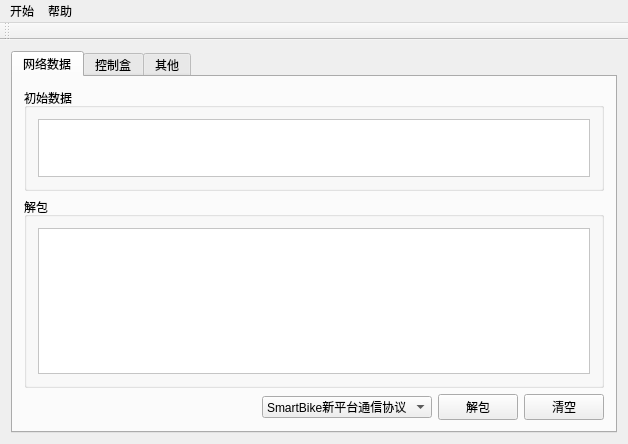
<?xml version="1.0" encoding="UTF-8"?>
<ui version="4.0">
 <class>MainWindow</class>
 <widget class="QMainWindow" name="MainWindow">
  <property name="geometry">
   <rect>
    <x>0</x>
    <y>0</y>
    <width>628</width>
    <height>444</height>
   </rect>
  </property>
  <property name="windowTitle">
   <string>MainWindow</string>
  </property>
  <widget class="QWidget" name="centralWidget">
   <layout class="QVBoxLayout" name="verticalLayout_2">
    <item>
     <widget class="QTabWidget" name="tabWidget">
      <property name="styleSheet">
       <string notr="true"/>
      </property>
      <property name="currentIndex">
       <number>0</number>
      </property>
      <widget class="QWidget" name="tab">
       <attribute name="title">
        <string>网络数据</string>
       </attribute>
       <layout class="QVBoxLayout" name="verticalLayout_3">
        <item>
         <widget class="QGroupBox" name="groupBox_2">
          <property name="minimumSize">
           <size>
            <width>0</width>
            <height>50</height>
           </size>
          </property>
          <property name="maximumSize">
           <size>
            <width>16777215</width>
            <height>150</height>
           </size>
          </property>
          <property name="styleSheet">
           <string notr="true"/>
          </property>
          <property name="title">
           <string>初始数据</string>
          </property>
          <layout class="QHBoxLayout" name="horizontalLayout_5">
           <item>
            <widget class="QPlainTextEdit" name="plainTextEdit">
             <property name="styleSheet">
              <string notr="true">background-color: rgb(255, 255, 255);</string>
             </property>
            </widget>
           </item>
          </layout>
         </widget>
        </item>
        <item>
         <widget class="QGroupBox" name="groupBox_3">
          <property name="styleSheet">
           <string notr="true"/>
          </property>
          <property name="title">
           <string>解包</string>
          </property>
          <layout class="QHBoxLayout" name="horizontalLayout_6">
           <item>
            <widget class="QTextBrowser" name="textBrowser">
             <property name="styleSheet">
              <string notr="true">background-color: rgb(255, 255, 255);</string>
             </property>
            </widget>
           </item>
          </layout>
         </widget>
        </item>
        <item>
         <layout class="QHBoxLayout" name="horizontalLayout_4">
          <item>
           <spacer name="horizontalSpacer_2">
            <property name="orientation">
             <enum>Qt::Horizontal</enum>
            </property>
            <property name="sizeHint" stdset="0">
             <size>
              <width>40</width>
              <height>20</height>
             </size>
            </property>
           </spacer>
          </item>
          <item>
           <widget class="QComboBox" name="comboBox_3">
            <item>
             <property name="text">
              <string>SmartBike新平台通信协议</string>
             </property>
            </item>
            <item>
             <property name="text">
              <string>其他后台通信协议</string>
             </property>
            </item>
           </widget>
          </item>
          <item>
           <widget class="QPushButton" name="pushButton">
            <property name="text">
             <string>解包</string>
            </property>
           </widget>
          </item>
          <item>
           <widget class="QPushButton" name="pushButton_2">
            <property name="text">
             <string>清空</string>
            </property>
           </widget>
          </item>
         </layout>
        </item>
       </layout>
      </widget>
      <widget class="QWidget" name="tab_2">
       <attribute name="title">
        <string>控制盒</string>
       </attribute>
       <layout class="QVBoxLayout" name="verticalLayout">
        <item>
         <widget class="QGroupBox" name="groupBox_4">
          <property name="sizePolicy">
           <sizepolicy hsizetype="Preferred" vsizetype="Preferred">
            <horstretch>0</horstretch>
            <verstretch>0</verstretch>
           </sizepolicy>
          </property>
          <property name="minimumSize">
           <size>
            <width>0</width>
            <height>50</height>
           </size>
          </property>
          <property name="maximumSize">
           <size>
            <width>16777215</width>
            <height>150</height>
           </size>
          </property>
          <property name="styleSheet">
           <string notr="true"/>
          </property>
          <property name="title">
           <string>初始数据</string>
          </property>
          <layout class="QHBoxLayout" name="horizontalLayout_2">
           <item>
            <widget class="QPlainTextEdit" name="plainTextEdit_2">
             <property name="styleSheet">
              <string notr="true">background-color: rgb(255, 255, 255);</string>
             </property>
            </widget>
           </item>
          </layout>
         </widget>
        </item>
        <item>
         <widget class="QGroupBox" name="groupBox_5">
          <property name="sizePolicy">
           <sizepolicy hsizetype="Preferred" vsizetype="Preferred">
            <horstretch>0</horstretch>
            <verstretch>0</verstretch>
           </sizepolicy>
          </property>
          <property name="styleSheet">
           <string notr="true"/>
          </property>
          <property name="title">
           <string>解包</string>
          </property>
          <layout class="QHBoxLayout" name="horizontalLayout_3">
           <item>
            <widget class="QTextBrowser" name="textBrowser_2">
             <property name="styleSheet">
              <string notr="true">background-color: rgb(255, 255, 255);</string>
             </property>
            </widget>
           </item>
          </layout>
         </widget>
        </item>
        <item>
         <layout class="QHBoxLayout" name="horizontalLayout">
          <item>
           <spacer name="horizontalSpacer">
            <property name="orientation">
             <enum>Qt::Horizontal</enum>
            </property>
            <property name="sizeHint" stdset="0">
             <size>
              <width>40</width>
              <height>20</height>
             </size>
            </property>
           </spacer>
          </item>
          <item>
           <widget class="QLabel" name="label">
            <property name="text">
             <string>地 区</string>
            </property>
           </widget>
          </item>
          <item>
           <widget class="QComboBox" name="comboBox"/>
          </item>
          <item>
           <widget class="QPushButton" name="pushButton_3">
            <property name="text">
             <string>解包</string>
            </property>
           </widget>
          </item>
          <item>
           <widget class="QPushButton" name="pushButton_4">
            <property name="text">
             <string>清空</string>
            </property>
           </widget>
          </item>
         </layout>
        </item>
       </layout>
      </widget>
      <widget class="QWidget" name="tab_3">
       <attribute name="title">
        <string>其他</string>
       </attribute>
       <layout class="QVBoxLayout" name="verticalLayout_4">
        <item>
         <widget class="QGroupBox" name="groupBox">
          <property name="styleSheet">
           <string notr="true"/>
          </property>
          <property name="title">
           <string>初始数据</string>
          </property>
          <layout class="QHBoxLayout" name="horizontalLayout_10">
           <item>
            <widget class="QPlainTextEdit" name="plainTextEdit_3">
             <property name="styleSheet">
              <string notr="true">background-color: rgb(255, 255, 255);</string>
             </property>
            </widget>
           </item>
          </layout>
         </widget>
        </item>
        <item>
         <widget class="Line" name="line">
          <property name="orientation">
           <enum>Qt::Horizontal</enum>
          </property>
         </widget>
        </item>
        <item>
         <layout class="QHBoxLayout" name="horizontalLayout_14">
          <item>
           <layout class="QHBoxLayout" name="horizontalLayout_13">
            <item>
             <layout class="QHBoxLayout" name="horizontalLayout_12">
              <item>
               <widget class="QLabel" name="label_4">
                <property name="text">
                 <string>&lt;html&gt;&lt;head/&gt;&lt;body&gt;&lt;p align=&quot;center&quot;&gt;&lt;span style=&quot; font-size:12pt; font-weight:600; color:#55aaff;&quot;&gt;len&lt;/span&gt;&lt;/p&gt;&lt;/body&gt;&lt;/html&gt;</string>
                </property>
               </widget>
              </item>
              <item>
               <widget class="QLineEdit" name="lineEdit">
                <property name="styleSheet">
                 <string notr="true">background-color: rgb(240, 255, 235);</string>
                </property>
               </widget>
              </item>
             </layout>
            </item>
            <item>
             <layout class="QHBoxLayout" name="horizontalLayout_8">
              <item>
               <widget class="QLabel" name="label_3">
                <property name="text">
                 <string>&lt;html&gt;&lt;head/&gt;&lt;body&gt;&lt;p align=&quot;center&quot;&gt;&lt;span style=&quot; font-size:12pt; font-weight:600; color:#55aaff;&quot;&gt;crc-16&lt;/span&gt;&lt;/p&gt;&lt;/body&gt;&lt;/html&gt;</string>
                </property>
               </widget>
              </item>
              <item>
               <widget class="QLineEdit" name="lineEdit_3">
                <property name="styleSheet">
                 <string notr="true">background-color: rgb(240, 255, 235);</string>
                </property>
               </widget>
              </item>
             </layout>
            </item>
            <item>
             <layout class="QHBoxLayout" name="horizontalLayout_9">
              <item>
               <widget class="QLabel" name="label_2">
                <property name="text">
                 <string>&lt;html&gt;&lt;head/&gt;&lt;body&gt;&lt;p align=&quot;center&quot;&gt;&lt;span style=&quot; font-size:12pt; font-weight:600; color:#55aaff;&quot;&gt;xor&lt;/span&gt;&lt;/p&gt;&lt;/body&gt;&lt;/html&gt;</string>
                </property>
               </widget>
              </item>
              <item>
               <widget class="QLineEdit" name="lineEdit_2">
                <property name="styleSheet">
                 <string notr="true">background-color: rgb(240, 255, 235);</string>
                </property>
               </widget>
              </item>
             </layout>
            </item>
           </layout>
          </item>
          <item>
           <layout class="QHBoxLayout" name="horizontalLayout_7">
            <item>
             <widget class="QPushButton" name="pushButton_5">
              <property name="text">
               <string>GO</string>
              </property>
             </widget>
            </item>
            <item>
             <widget class="QPushButton" name="pushButton_6">
              <property name="text">
               <string>清空</string>
              </property>
             </widget>
            </item>
           </layout>
          </item>
         </layout>
        </item>
        <item>
         <widget class="Line" name="line_2">
          <property name="orientation">
           <enum>Qt::Horizontal</enum>
          </property>
         </widget>
        </item>
        <item>
         <layout class="QHBoxLayout" name="horizontalLayout_11">
          <item>
           <widget class="QComboBox" name="comboBox_2">
            <item>
             <property name="text">
              <string>十进制输入</string>
             </property>
            </item>
            <item>
             <property name="text">
              <string>十六进制输入</string>
             </property>
            </item>
           </widget>
          </item>
          <item>
           <widget class="QLineEdit" name="lineEdit_4">
            <property name="styleSheet">
             <string notr="true">background-color: rgb(240, 255, 235);</string>
            </property>
           </widget>
          </item>
          <item>
           <widget class="QLabel" name="label_6">
            <property name="text">
             <string>&lt;html&gt;&lt;head/&gt;&lt;body&gt;&lt;p align=&quot;center&quot;&gt;&lt;span style=&quot; font-weight:600; color:#55aaff;&quot;&gt;转换后:&lt;/span&gt;&lt;/p&gt;&lt;/body&gt;&lt;/html&gt;</string>
            </property>
           </widget>
          </item>
          <item>
           <widget class="QLineEdit" name="lineEdit_5">
            <property name="styleSheet">
             <string notr="true">background-color: rgb(240, 255, 235);</string>
            </property>
           </widget>
          </item>
          <item>
           <widget class="QPushButton" name="pushButton_7">
            <property name="text">
             <string>时间戳转换</string>
            </property>
           </widget>
          </item>
         </layout>
        </item>
       </layout>
      </widget>
     </widget>
    </item>
   </layout>
  </widget>
  <widget class="QMenuBar" name="menuBar">
   <property name="geometry">
    <rect>
     <x>0</x>
     <y>0</y>
     <width>628</width>
     <height>23</height>
    </rect>
   </property>
   <widget class="QMenu" name="menu">
    <property name="title">
     <string>开始</string>
    </property>
    <widget class="QMenu" name="menu_3">
     <property name="title">
      <string>控制盒协议...</string>
     </property>
     <addaction name="action_2"/>
     <addaction name="separator"/>
     <addaction name="actionReload"/>
    </widget>
    <addaction name="menu_3"/>
    <addaction name="separator"/>
   </widget>
   <widget class="QMenu" name="menu_2">
    <property name="title">
     <string>帮助</string>
    </property>
    <addaction name="action_5"/>
    <addaction name="separator"/>
    <addaction name="action_7"/>
   </widget>
   <addaction name="menu"/>
   <addaction name="menu_2"/>
  </widget>
  <widget class="QToolBar" name="mainToolBar">
   <attribute name="toolBarArea">
    <enum>TopToolBarArea</enum>
   </attribute>
   <attribute name="toolBarBreak">
    <bool>false</bool>
   </attribute>
  </widget>
  <action name="action_5">
   <property name="text">
    <string>说明...</string>
   </property>
  </action>
  <action name="action_7">
   <property name="text">
    <string>关于...</string>
   </property>
  </action>
  <action name="action_8">
   <property name="text">
    <string>添加...</string>
   </property>
  </action>
  <action name="action_10">
   <property name="text">
    <string>删除...</string>
   </property>
  </action>
  <action name="action_12">
   <property name="text">
    <string>修改...</string>
   </property>
  </action>
  <action name="action_13">
   <property name="text">
    <string>添加...</string>
   </property>
  </action>
  <action name="action_15">
   <property name="text">
    <string>删除...</string>
   </property>
  </action>
  <action name="action_17">
   <property name="text">
    <string>修改...</string>
   </property>
  </action>
  <action name="action_2">
   <property name="text">
    <string>查看...</string>
   </property>
  </action>
  <action name="actionReload">
   <property name="text">
    <string>reload...</string>
   </property>
  </action>
 </widget>
 <layoutdefault spacing="6" margin="11"/>
 <resources/>
 <connections/>
</ui>
